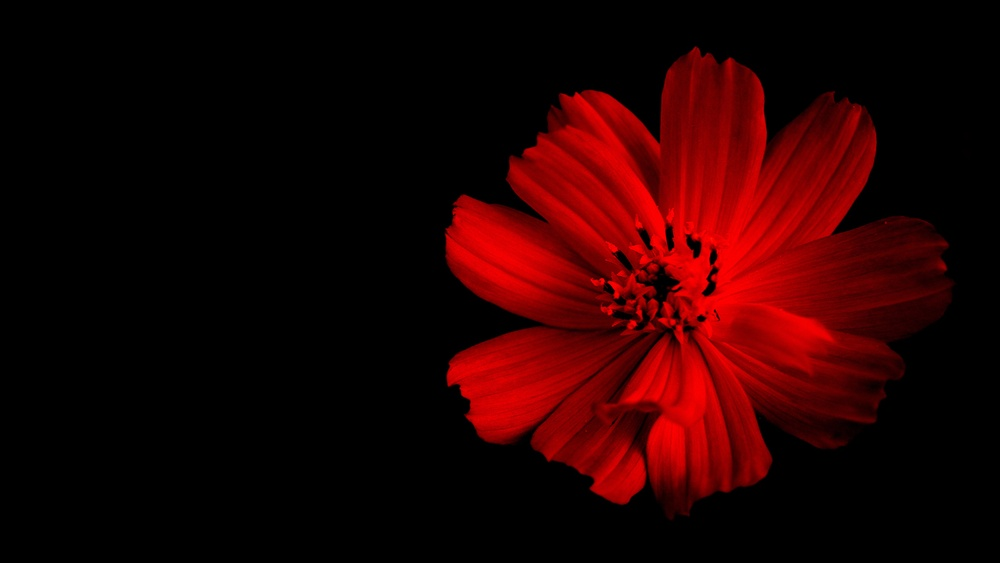
#> input picture src/flower.jpg, 1000 x 563 px, shrunk from 1400 x 788 before the run
$ python opencvDemo.py
#> lines starting #> are read from the running program, lines starting #| are printed output that depends on the picture
import numpy as np
import cv2

# Load an color image in grayscale
img = cv2.imread('flower.jpg',0)
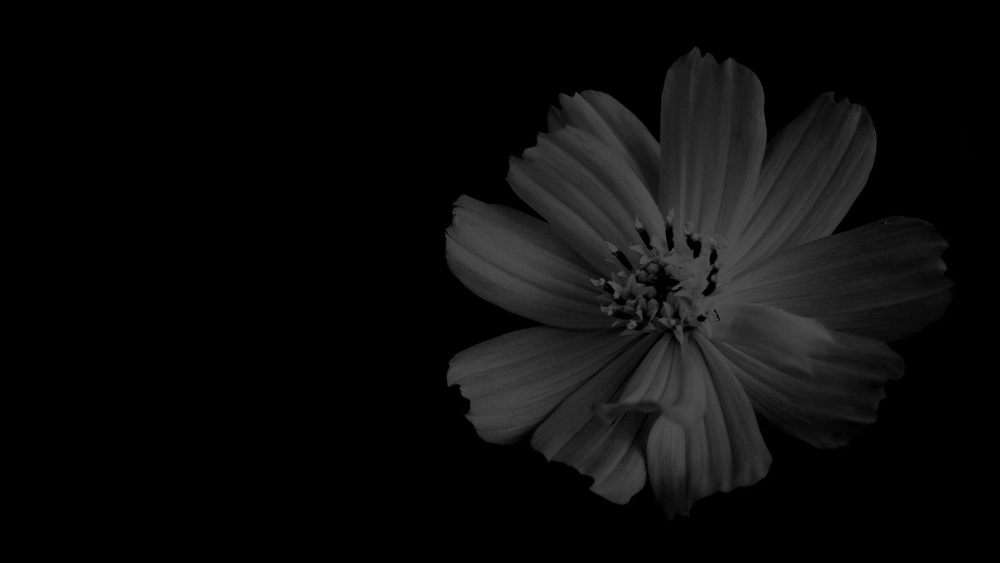
#> img: shape (563, 1000); min 0, max 94, mean 11.4
print(img)
#> (printed output is left out)
cv2.imshow('image',img)
cv2.waitKey(0)
cv2.destroyAllWindows()
